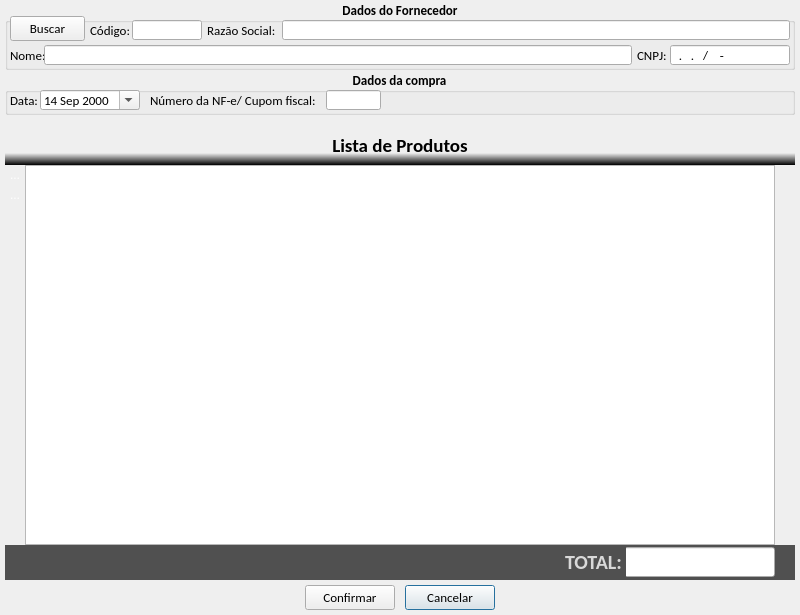
<?xml version="1.0" encoding="UTF-8"?>
<ui version="4.0">
 <class>tela_comprar</class>
 <widget class="QDialog" name="tela_comprar">
  <property name="windowModality">
   <enum>Qt::ApplicationModal</enum>
  </property>
  <property name="geometry">
   <rect>
    <x>0</x>
    <y>0</y>
    <width>800</width>
    <height>615</height>
   </rect>
  </property>
  <property name="minimumSize">
   <size>
    <width>800</width>
    <height>615</height>
   </size>
  </property>
  <property name="maximumSize">
   <size>
    <width>800</width>
    <height>615</height>
   </size>
  </property>
  <property name="windowTitle">
   <string>Nova Compra</string>
  </property>
  <property name="modal">
   <bool>true</bool>
  </property>
  <widget class="QGroupBox" name="gb_dados_compra">
   <property name="geometry">
    <rect>
     <x>5</x>
     <y>70</y>
     <width>790</width>
     <height>45</height>
    </rect>
   </property>
   <property name="font">
    <font>
     <family>Calibri</family>
     <pointsize>10</pointsize>
     <weight>75</weight>
     <bold>true</bold>
    </font>
   </property>
   <property name="title">
    <string>Dados da compra</string>
   </property>
   <property name="alignment">
    <set>Qt::AlignCenter</set>
   </property>
   <widget class="QDateEdit" name="data">
    <property name="geometry">
     <rect>
      <x>35</x>
      <y>20</y>
      <width>100</width>
      <height>20</height>
     </rect>
    </property>
    <property name="font">
     <font>
      <weight>50</weight>
      <bold>false</bold>
     </font>
    </property>
    <property name="frame">
     <bool>true</bool>
    </property>
    <property name="alignment">
     <set>Qt::AlignLeading|Qt::AlignLeft|Qt::AlignVCenter</set>
    </property>
    <property name="readOnly">
     <bool>false</bool>
    </property>
    <property name="buttonSymbols">
     <enum>QAbstractSpinBox::UpDownArrows</enum>
    </property>
    <property name="accelerated">
     <bool>false</bool>
    </property>
    <property name="keyboardTracking">
     <bool>true</bool>
    </property>
    <property name="maximumDateTime">
     <datetime>
      <hour>23</hour>
      <minute>59</minute>
      <second>59</second>
      <year>3000</year>
      <month>12</month>
      <day>31</day>
     </datetime>
    </property>
    <property name="minimumDateTime">
     <datetime>
      <hour>0</hour>
      <minute>0</minute>
      <second>0</second>
      <year>2000</year>
      <month>9</month>
      <day>14</day>
     </datetime>
    </property>
    <property name="calendarPopup">
     <bool>true</bool>
    </property>
    <property name="timeSpec">
     <enum>Qt::LocalTime</enum>
    </property>
   </widget>
   <widget class="QLabel" name="lb_data">
    <property name="geometry">
     <rect>
      <x>5</x>
      <y>20</y>
      <width>30</width>
      <height>20</height>
     </rect>
    </property>
    <property name="font">
     <font>
      <weight>50</weight>
      <bold>false</bold>
     </font>
    </property>
    <property name="text">
     <string>Data:</string>
    </property>
   </widget>
   <widget class="QLabel" name="lb_codigo_cum_nota">
    <property name="geometry">
     <rect>
      <x>145</x>
      <y>20</y>
      <width>176</width>
      <height>20</height>
     </rect>
    </property>
    <property name="font">
     <font>
      <weight>50</weight>
      <bold>false</bold>
     </font>
    </property>
    <property name="text">
     <string>Número da NF-e/ Cupom fiscal:</string>
    </property>
   </widget>
   <widget class="QLineEdit" name="le_numero_cupom_nota">
    <property name="geometry">
     <rect>
      <x>321</x>
      <y>20</y>
      <width>55</width>
      <height>20</height>
     </rect>
    </property>
    <property name="font">
     <font>
      <weight>50</weight>
      <bold>false</bold>
     </font>
    </property>
    <property name="inputMask">
     <string>0000000; </string>
    </property>
    <property name="text">
     <string/>
    </property>
   </widget>
  </widget>
  <widget class="QGroupBox" name="gb_dados_fornecedor">
   <property name="geometry">
    <rect>
     <x>5</x>
     <y>0</y>
     <width>790</width>
     <height>70</height>
    </rect>
   </property>
   <property name="font">
    <font>
     <family>Calibri</family>
     <pointsize>10</pointsize>
     <weight>75</weight>
     <bold>true</bold>
     <strikeout>false</strikeout>
     <kerning>false</kerning>
    </font>
   </property>
   <property name="title">
    <string>Dados do Fornecedor</string>
   </property>
   <property name="alignment">
    <set>Qt::AlignCenter</set>
   </property>
   <widget class="QLabel" name="lb_codigo">
    <property name="geometry">
     <rect>
      <x>85</x>
      <y>20</y>
      <width>42</width>
      <height>20</height>
     </rect>
    </property>
    <property name="font">
     <font>
      <weight>50</weight>
      <bold>false</bold>
     </font>
    </property>
    <property name="text">
     <string>Código:</string>
    </property>
   </widget>
   <widget class="QLineEdit" name="le_codigo">
    <property name="geometry">
     <rect>
      <x>127</x>
      <y>20</y>
      <width>70</width>
      <height>20</height>
     </rect>
    </property>
    <property name="font">
     <font>
      <weight>50</weight>
      <bold>false</bold>
     </font>
    </property>
    <property name="inputMask">
     <string>000000000; </string>
    </property>
    <property name="text">
     <string/>
    </property>
    <property name="cursorPosition">
     <number>9</number>
    </property>
    <property name="readOnly">
     <bool>true</bool>
    </property>
   </widget>
   <widget class="QLabel" name="lb_razao_social">
    <property name="geometry">
     <rect>
      <x>202</x>
      <y>20</y>
      <width>75</width>
      <height>20</height>
     </rect>
    </property>
    <property name="maximumSize">
     <size>
      <width>100</width>
      <height>20</height>
     </size>
    </property>
    <property name="font">
     <font>
      <family>Calibri</family>
      <pointsize>10</pointsize>
      <weight>50</weight>
      <bold>false</bold>
      <kerning>false</kerning>
     </font>
    </property>
    <property name="text">
     <string>Razão Social:</string>
    </property>
   </widget>
   <widget class="QLineEdit" name="le_razao_social">
    <property name="geometry">
     <rect>
      <x>277</x>
      <y>20</y>
      <width>508</width>
      <height>20</height>
     </rect>
    </property>
    <property name="sizePolicy">
     <sizepolicy hsizetype="Fixed" vsizetype="Fixed">
      <horstretch>0</horstretch>
      <verstretch>0</verstretch>
     </sizepolicy>
    </property>
    <property name="minimumSize">
     <size>
      <width>450</width>
      <height>20</height>
     </size>
    </property>
    <property name="maximumSize">
     <size>
      <width>800</width>
      <height>20</height>
     </size>
    </property>
    <property name="font">
     <font>
      <family>Calibri</family>
      <pointsize>10</pointsize>
      <weight>50</weight>
      <bold>false</bold>
      <kerning>false</kerning>
     </font>
    </property>
    <property name="text">
     <string/>
    </property>
    <property name="maxLength">
     <number>100</number>
    </property>
    <property name="readOnly">
     <bool>true</bool>
    </property>
   </widget>
   <widget class="QLineEdit" name="le_nome">
    <property name="geometry">
     <rect>
      <x>39</x>
      <y>45</y>
      <width>588</width>
      <height>20</height>
     </rect>
    </property>
    <property name="sizePolicy">
     <sizepolicy hsizetype="Fixed" vsizetype="Fixed">
      <horstretch>0</horstretch>
      <verstretch>0</verstretch>
     </sizepolicy>
    </property>
    <property name="minimumSize">
     <size>
      <width>450</width>
      <height>20</height>
     </size>
    </property>
    <property name="maximumSize">
     <size>
      <width>800</width>
      <height>20</height>
     </size>
    </property>
    <property name="font">
     <font>
      <family>Calibri</family>
      <pointsize>10</pointsize>
      <weight>50</weight>
      <bold>false</bold>
      <kerning>false</kerning>
     </font>
    </property>
    <property name="inputMask">
     <string/>
    </property>
    <property name="text">
     <string/>
    </property>
    <property name="maxLength">
     <number>32767</number>
    </property>
    <property name="readOnly">
     <bool>true</bool>
    </property>
   </widget>
   <widget class="QLabel" name="lb_nome">
    <property name="geometry">
     <rect>
      <x>5</x>
      <y>45</y>
      <width>34</width>
      <height>20</height>
     </rect>
    </property>
    <property name="maximumSize">
     <size>
      <width>40</width>
      <height>20</height>
     </size>
    </property>
    <property name="font">
     <font>
      <family>Calibri</family>
      <pointsize>10</pointsize>
      <weight>50</weight>
      <bold>false</bold>
      <kerning>false</kerning>
     </font>
    </property>
    <property name="text">
     <string>Nome:</string>
    </property>
   </widget>
   <widget class="QLabel" name="lb_cnpj">
    <property name="geometry">
     <rect>
      <x>632</x>
      <y>45</y>
      <width>32</width>
      <height>20</height>
     </rect>
    </property>
    <property name="font">
     <font>
      <weight>50</weight>
      <bold>false</bold>
     </font>
    </property>
    <property name="text">
     <string>CNPJ:</string>
    </property>
   </widget>
   <widget class="QLineEdit" name="le_cnpj">
    <property name="geometry">
     <rect>
      <x>665</x>
      <y>45</y>
      <width>120</width>
      <height>20</height>
     </rect>
    </property>
    <property name="font">
     <font>
      <weight>50</weight>
      <bold>false</bold>
     </font>
    </property>
    <property name="inputMask">
     <string>00.000.000/0000-00; </string>
    </property>
    <property name="text">
     <string>../-</string>
    </property>
    <property name="readOnly">
     <bool>true</bool>
    </property>
   </widget>
   <widget class="QToolButton" name="btn_buscar_fornecedor">
    <property name="geometry">
     <rect>
      <x>5</x>
      <y>16</y>
      <width>75</width>
      <height>25</height>
     </rect>
    </property>
    <property name="font">
     <font>
      <weight>50</weight>
      <bold>false</bold>
     </font>
    </property>
    <property name="text">
     <string>Buscar</string>
    </property>
    <property name="icon">
     <iconset resource="imagens.qrc">
      <normaloff>:/img/img/fornecedor.png</normaloff>:/img/img/fornecedor.png</iconset>
    </property>
    <property name="iconSize">
     <size>
      <width>20</width>
      <height>20</height>
     </size>
    </property>
    <property name="toolButtonStyle">
     <enum>Qt::ToolButtonTextBesideIcon</enum>
    </property>
   </widget>
  </widget>
  <widget class="QTableWidget" name="tw_lista_produtos">
   <property name="geometry">
    <rect>
     <x>25</x>
     <y>165</y>
     <width>750</width>
     <height>380</height>
    </rect>
   </property>
   <property name="font">
    <font>
     <family>Calibri</family>
     <pointsize>9</pointsize>
    </font>
   </property>
   <property name="alternatingRowColors">
    <bool>true</bool>
   </property>
   <property name="rowCount">
    <number>0</number>
   </property>
   <property name="columnCount">
    <number>0</number>
   </property>
   <attribute name="horizontalHeaderDefaultSectionSize">
    <number>360</number>
   </attribute>
   <attribute name="horizontalHeaderHighlightSections">
    <bool>true</bool>
   </attribute>
   <attribute name="horizontalHeaderMinimumSectionSize">
    <number>95</number>
   </attribute>
   <attribute name="horizontalHeaderStretchLastSection">
    <bool>true</bool>
   </attribute>
   <attribute name="verticalHeaderVisible">
    <bool>false</bool>
   </attribute>
   <attribute name="verticalHeaderDefaultSectionSize">
    <number>20</number>
   </attribute>
   <attribute name="verticalHeaderMinimumSectionSize">
    <number>20</number>
   </attribute>
  </widget>
  <widget class="QLabel" name="lb_lista_de_produtos">
   <property name="geometry">
    <rect>
     <x>5</x>
     <y>125</y>
     <width>790</width>
     <height>40</height>
    </rect>
   </property>
   <property name="font">
    <font>
     <family>Calibri</family>
     <pointsize>14</pointsize>
     <weight>75</weight>
     <bold>true</bold>
    </font>
   </property>
   <property name="styleSheet">
    <string notr="true">QFrame{	
	background-color: qlineargradient(spread:pad, x1:1, y1:1, x2:1, y2:0, stop:0 rgba(0, 0, 0, 255), stop:0.3 rgba(255, 255, 255, 0));
	border: none;
	color:#000000
}
</string>
   </property>
   <property name="text">
    <string>Lista de Produtos</string>
   </property>
   <property name="alignment">
    <set>Qt::AlignCenter</set>
   </property>
  </widget>
  <widget class="QPushButton" name="btn_cancelar">
   <property name="geometry">
    <rect>
     <x>405</x>
     <y>585</y>
     <width>90</width>
     <height>25</height>
    </rect>
   </property>
   <property name="minimumSize">
    <size>
     <width>0</width>
     <height>25</height>
    </size>
   </property>
   <property name="maximumSize">
    <size>
     <width>90</width>
     <height>25</height>
    </size>
   </property>
   <property name="font">
    <font>
     <family>Calibri</family>
     <pointsize>10</pointsize>
    </font>
   </property>
   <property name="text">
    <string>Cancelar</string>
   </property>
   <property name="icon">
    <iconset resource="imagens.qrc">
     <normaloff>:/img/img/1345902747_button_cancel.png</normaloff>:/img/img/1345902747_button_cancel.png</iconset>
   </property>
   <property name="iconSize">
    <size>
     <width>18</width>
     <height>18</height>
    </size>
   </property>
  </widget>
  <widget class="QPushButton" name="btn_confirmar">
   <property name="geometry">
    <rect>
     <x>305</x>
     <y>585</y>
     <width>90</width>
     <height>25</height>
    </rect>
   </property>
   <property name="minimumSize">
    <size>
     <width>0</width>
     <height>25</height>
    </size>
   </property>
   <property name="maximumSize">
    <size>
     <width>90</width>
     <height>25</height>
    </size>
   </property>
   <property name="font">
    <font>
     <family>Calibri</family>
     <pointsize>10</pointsize>
    </font>
   </property>
   <property name="text">
    <string>Confirmar</string>
   </property>
   <property name="icon">
    <iconset resource="imagens.qrc">
     <normaloff>:/img/img/1345902916_camera_test.png</normaloff>:/img/img/1345902916_camera_test.png</iconset>
   </property>
   <property name="iconSize">
    <size>
     <width>20</width>
     <height>20</height>
    </size>
   </property>
  </widget>
  <widget class="QFrame" name="frame">
   <property name="geometry">
    <rect>
     <x>5</x>
     <y>545</y>
     <width>790</width>
     <height>35</height>
    </rect>
   </property>
   <property name="styleSheet">
    <string notr="true">QFrame{
	background-color: #505050;
	border: none;
}</string>
   </property>
   <property name="frameShape">
    <enum>QFrame::StyledPanel</enum>
   </property>
   <property name="frameShadow">
    <enum>QFrame::Raised</enum>
   </property>
   <widget class="QLineEdit" name="le_total">
    <property name="geometry">
     <rect>
      <x>619</x>
      <y>2</y>
      <width>151</width>
      <height>30</height>
     </rect>
    </property>
    <property name="font">
     <font>
      <family>Calibri</family>
      <pointsize>15</pointsize>
      <weight>50</weight>
      <bold>false</bold>
     </font>
    </property>
    <property name="styleSheet">
     <string notr="true">color: rgb(255, 0, 0);</string>
    </property>
    <property name="text">
     <string/>
    </property>
    <property name="readOnly">
     <bool>true</bool>
    </property>
   </widget>
   <widget class="QLabel" name="lb_total">
    <property name="geometry">
     <rect>
      <x>560</x>
      <y>2</y>
      <width>61</width>
      <height>30</height>
     </rect>
    </property>
    <property name="font">
     <font>
      <family>Calibri</family>
      <pointsize>15</pointsize>
      <weight>75</weight>
      <bold>true</bold>
     </font>
    </property>
    <property name="styleSheet">
     <string notr="true">color: rgb(217, 217, 217);</string>
    </property>
    <property name="text">
     <string>TOTAL:</string>
    </property>
   </widget>
  </widget>
  <widget class="QFrame" name="menu_produtos">
   <property name="geometry">
    <rect>
     <x>5</x>
     <y>165</y>
     <width>20</width>
     <height>380</height>
    </rect>
   </property>
   <property name="styleSheet">
    <string notr="true">QFrame{
	background-color: qlineargradient(x1:0, y1:1, x0:1, y0:0,
                                       stop:0.3 #505050, stop:0.6 #000000);
	border: none;
}

QToolButton{
	color:#FFFFFF
}</string>
   </property>
   <property name="frameShape">
    <enum>QFrame::StyledPanel</enum>
   </property>
   <property name="frameShadow">
    <enum>QFrame::Raised</enum>
   </property>
   <widget class="QToolButton" name="btn_adicionar_produto">
    <property name="geometry">
     <rect>
      <x>0</x>
      <y>0</y>
      <width>20</width>
      <height>20</height>
     </rect>
    </property>
    <property name="text">
     <string>...</string>
    </property>
    <property name="icon">
     <iconset resource="imagens.qrc">
      <normaloff>:/img/img/mais.png</normaloff>:/img/img/mais.png</iconset>
    </property>
    <property name="iconSize">
     <size>
      <width>16</width>
      <height>16</height>
     </size>
    </property>
    <property name="autoRaise">
     <bool>true</bool>
    </property>
   </widget>
   <widget class="QToolButton" name="btn_remover_produto">
    <property name="geometry">
     <rect>
      <x>0</x>
      <y>20</y>
      <width>20</width>
      <height>20</height>
     </rect>
    </property>
    <property name="text">
     <string>...</string>
    </property>
    <property name="icon">
     <iconset resource="imagens.qrc">
      <normaloff>:/img/img/menos.png</normaloff>:/img/img/menos.png</iconset>
    </property>
    <property name="iconSize">
     <size>
      <width>16</width>
      <height>16</height>
     </size>
    </property>
    <property name="autoRaise">
     <bool>true</bool>
    </property>
   </widget>
  </widget>
  <widget class="QFrame" name="frame_3">
   <property name="geometry">
    <rect>
     <x>775</x>
     <y>165</y>
     <width>20</width>
     <height>380</height>
    </rect>
   </property>
   <property name="styleSheet">
    <string notr="true">QFrame{
	background-color: qlineargradient(x1:0, y1:1, x0:1, y0:0,
                                       stop:0.3 #505050, stop:0.6 #000000);
	border: none;
}
</string>
   </property>
   <property name="frameShape">
    <enum>QFrame::StyledPanel</enum>
   </property>
   <property name="frameShadow">
    <enum>QFrame::Raised</enum>
   </property>
  </widget>
 </widget>
 <resources>
  <include location="imagens.qrc"/>
 </resources>
 <connections/>
</ui>
